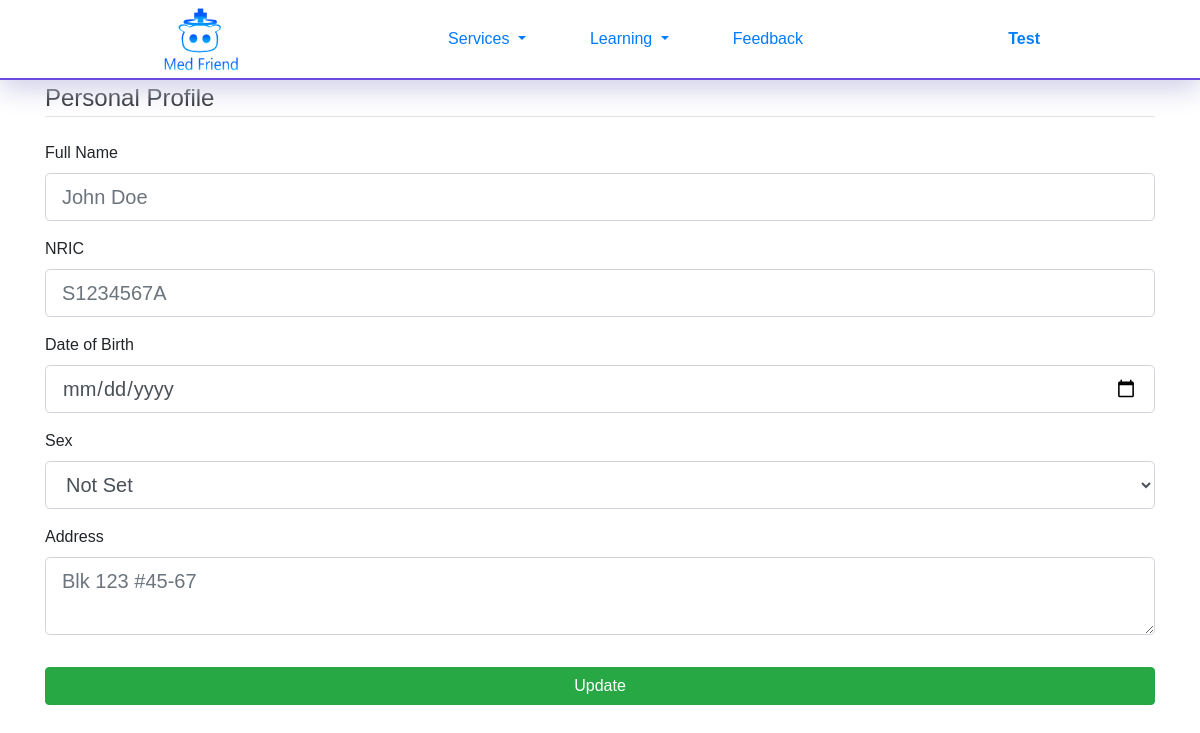
Before: /History (signed in) with the older database file.
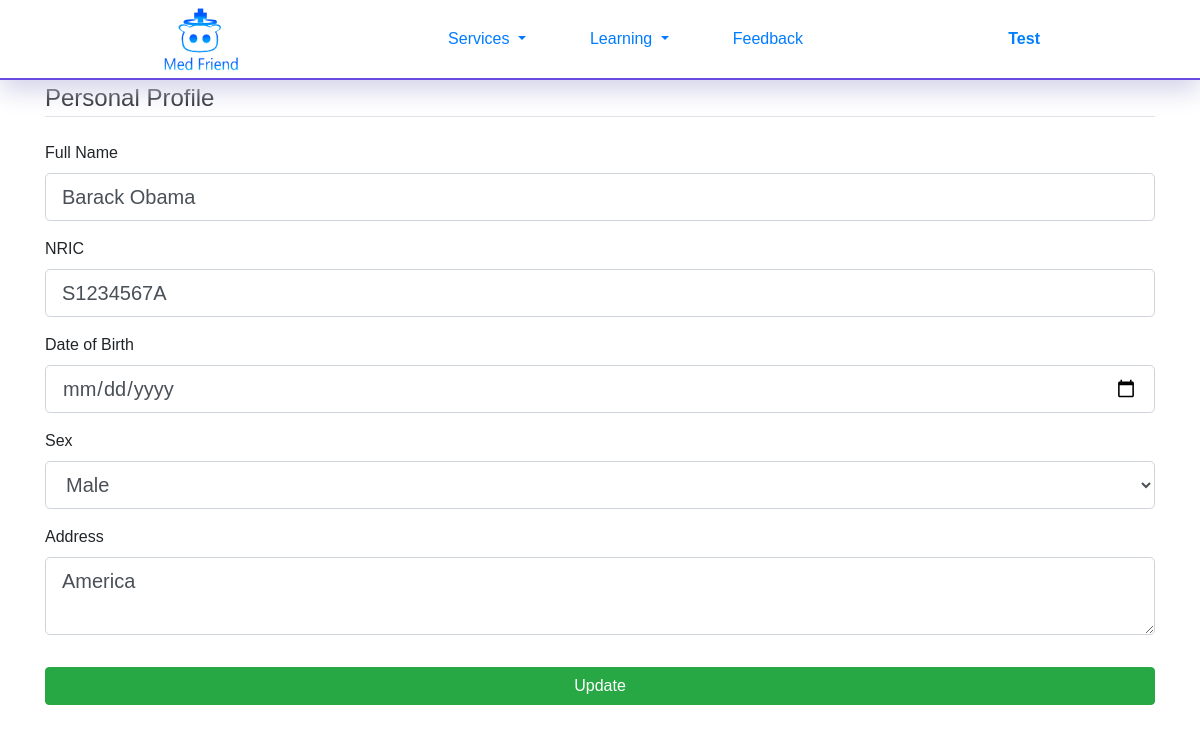
After: the same page with the newer database file.
### Flask/Models.py (models this page shows, shortened)
class Personal_Profile(db.Model):
    id = db.Column(db.Integer, primary_key=True)
    full_name = db.Column(db.String(60), nullable=True)
    nric = db.Column(db.String(9), unique=True, nullable=True)
    birthday = db.Column(db.DateTime, nullable=True)
    sex = db.Column(db.String(20), nullable=True)
    address = db.Column(db.String(100), nullable=True)
    user_id = db.Column(db.Integer, db.ForeignKey('user.id'), nullable=False)

### Flask/medical_history/routes.py (the view)
@medical_history.route("/History", methods = ['POST', 'GET'])
@login_required
def Personal_Details():
    form = Personal_Profile_Form()
    if form.validate_on_submit():
        if current_user.personal_profile == []:
            history = Personal_Profile(full_name=form.full_name.data,
                                       nric=form.nric.data,
                                       birthday=form.birthday.data,
                                       sex=form.sex.data,
                                       address=form.address.data,
                                       user_id=current_user.id)
            db.session.add(history)
        else:
            current_user.personal_profile[0].nric = form.nric.data
            current_user.personal_profile[0].full_name = form.full_name.data
            current_user.personal_profile[0].birthday = form.birthday.data
            current_user.personal_profile[0].sex = form.sex.data
            current_user.personal_profile[0].address = form.address.data
        db.session.commit()
        flash(f'Your personal details have been updated', 'success')
        return redirect(url_for('users.profile_reminder'))
    elif current_user.personal_profile != [] and request.method == 'GET':
        form.full_name.data = current_user.personal_profile[0].full_name
        form.nric.data = current_user.personal_profile[0].nric
        form.birthday.data = current_user.personal_profile[0].birthday
        form.sex.data = current_user.personal_profile[0].sex
        form.address.data = current_user.personal_profile[0].address
    return render_template('Medical History/edit personal details.html', title="Update Personal Details", form=form)

### Flask/medical_history/forms.py (shortened to what this page needs)
class Personal_Profile_Form(FlaskForm):
    full_name = StringField("Full Name",
                            validators=[])
    nric = StringField("NRIC",
                       validators=[])
    birthday = DateField('Date of Birth', format='%d/%m/%Y', validators=[Optional()])
    sex = SelectField("Sex", choices=[('Not Set', "Not Set"), ('Male', 'Male'), ('Female', 'Female'), ('Others', 'Others')], validators=[])
    address = TextAreaField("Address", validators=[])
    submit = SubmitField('Update')

### Flask/Models.py (called while the page is built)
@login_manager.user_loader
def load_user(user_id):
    return User.query.get(int(user_id))

### Flask/templates/Medical History/edit personal details.html (shortened to what this page needs)
{% extends "layout.html" %}
{% block content %}
<div class="container">
    <form action="" method="post">
        <fieldset class="form-group">
            <legend class="border-bottom mb-4">Personal Profile</legend>
            <div class="form-group">
                {{ form.full_name.label(class="form-control-label") }}
                {% if form.full_name.errors %}
                {{ form.full_name(class="form-control form-control-lg is-invalid", placeholder="John Doe") }}
                <div class="invalid-feedback">
                    {% for error in form.full_name.errors %}
                    <span>{{ error }}</span>
                    {% endfor %}
                </div>
                {% else %}
                {{ form.full_name(class="form-control form-control-lg", placeholder="John Doe") }}
                {% endif %}
            </div>
            <div class="form-group">
                {{ form.nric.label(class="form-control-label") }}
                {% if form.nric.errors %}
                {{ form.nric(class="form-control form-control-lg is-invalid", placeholder="S1234567A") }}
                <div class="invalid-feedback">
                    {% for error in form.nric.errors %}
                    <span>{{ error }}</span>
                    {% endfor %}
                </div>
                {% else %}
                {{ form.nric(class="form-control form-control-lg", placeholder="S1234567A") }}
                {% endif %}
            </div>
            <div class="form-group">
                {{ form.birthday.label(class="form-control-label") }}
                {% if form.birthday.errors %}
                {{ form.birthday(class="form-control form-control-lg is-invalid", placeholder="dd/mm/yyyy") }}
                <div class="invalid-feedback">
                    {% for error in form.birthday.errors %}
                    <span>{{ error }}</span>
                    {% endfor %}
                </div>
                {% else %}
                {{ form.birthday(class="form-control form-control-lg", placeholder="dd/mm/yyyy") }}
                {% endif %}
            </div>
            <div class="form-group">
                {{ form.sex.label(class="form-control-label") }}
                {% if form.sex.errors %}
                {{ form.sex(class="form-control form-control-lg is-invalid") }}
                <div class="invalid-feedback">
                    {% for error in form.sex.errors %}
                    <span>{{ error }}</span>
                    {% endfor %}
                </div>
                {% else %}
                {{ form.sex(class="form-control form-control-lg") }}
                {% endif %}
            </div>
            <div class="form-group">
                {{ form.address.label(class="form-control-label") }}
                {% if form.address.errors %}
                {{ form.address(class="form-control form-control-lg is-invalid", placeholder="Blk 123 #45-67") }}
                <div class="invalid-feedback">
                    {% for error in form.address.errors %}
                    <span>{{ error }}</span>
                    {% endfor %}
                </div>
                {% else %}
                {{ form.address(class="form-control form-control-lg", placeholder="Blk 123 #45-67") }}
                {% endif %}
            </div>
        </fieldset>
        {{ form.submit(class="btn btn-success btn-block col-12") }}
    </form>
</div>
{% endblock %}

Changed rows visible on the page:
added Personal_Profile: full_name "Barack Obama", nric "S1234567A", sex "Male", address "America"
Other visible differences:
form field sex: "Not Set" → (not shown)
